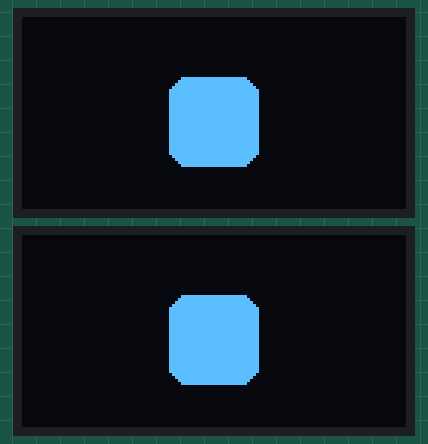
The sketch below on a simulated Arduino Uno, built for the host (arithmetic inside an expression is 32-bit, double 64-bit). Shown: 2 × 128×64 one-colour display.

Above: at 1.32 s.
At 20.34 s:
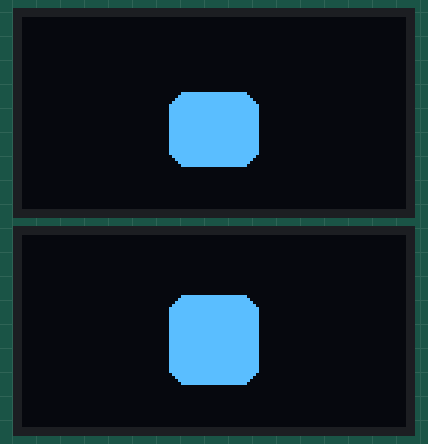
At 39.39 s:
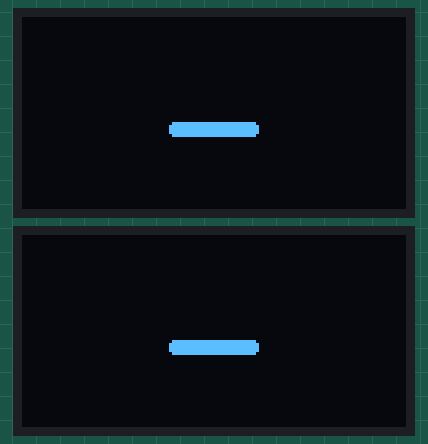

The sketch:

both_OLED_test.ino
```cpp
#include <Wire.h>
#include <Adafruit_GFX.h>
#include <Adafruit_SSD1306.h>

#define SCREEN_WIDTH 128
#define SCREEN_HEIGHT 64

// Create two Wire instances
TwoWire I2C_OLED1 = TwoWire(0);
TwoWire I2C_OLED2 = TwoWire(1);

// Initialize OLEDs on different buses
Adafruit_SSD1306 display1(SCREEN_WIDTH, SCREEN_HEIGHT, &I2C_OLED1, -1);  // Left eye
Adafruit_SSD1306 display2(SCREEN_WIDTH, SCREEN_HEIGHT, &I2C_OLED2, -1);  // Right eye

void setup() {
  Serial.begin(115200);

  // Start each I2C bus with corresponding pins
  I2C_OLED1.begin(21, 22);  // SDA, SCL for OLED1
  I2C_OLED2.begin(18, 19);  // SDA, SCL for OLED2

  // Initialize each display
  if (!display1.begin(SSD1306_SWITCHCAPVCC, 0x3C)) {
    Serial.println("Display 1 (Left Eye) not found!");
    while (true);
  }

  if (!display2.begin(SSD1306_SWITCHCAPVCC, 0x3C)) {
    Serial.println("Display 2 (Right Eye) not found!");
    while (true);
  }

  display1.clearDisplay(); display1.display();
  display2.clearDisplay(); display2.display();
  delay(1000);
}

void loop() {
  blinkingAnimation(false);  // Normal blink
  delay(1000);
  blinkingAnimation(true);   // Fast blink
  delay(1000);
}

void blinkingAnimation(bool fast) {
  int delayTime = fast ? 50 : 200;  // Faster eye-open timing

  drawEyesCentered(20, 30, 6);
  delay(delayTime);

  for (int i = 0; i <= 15; i += 5) {
    drawEyesCentered(20 + i, 30 - i, 6);
    delay(20);  // Faster movement
  }

  drawEyesCentered(35, 5, 3);
  delay(80);  // Short blink

  for (int i = 15; i >= 0; i -= 5) {
    drawEyesCentered(20 + i, 30 - i, 6);
    delay(20);  // Faster back
  }
}

void drawEyesCentered(int y, int height, int radius) {
  int eyeX = 49; // Centered for 128x64 screen with 30px width

  // Left eye on display1
  display1.clearDisplay();
  display1.fillRoundRect(eyeX, y, 30, height, radius, WHITE);
  display1.display();

  // Right eye on display2
  display2.clearDisplay();
  display2.fillRoundRect(eyeX, y, 30, height, radius, WHITE);
  display2.display();
}
```
